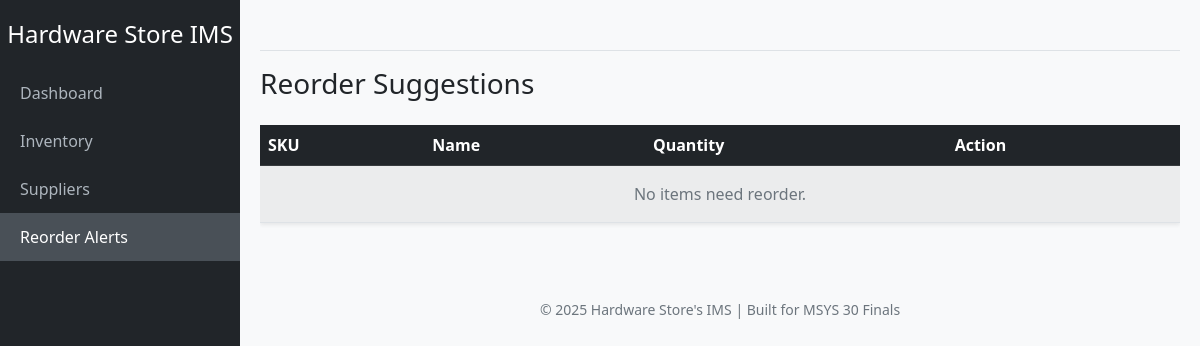
Before: /reorder/ with the older database file.
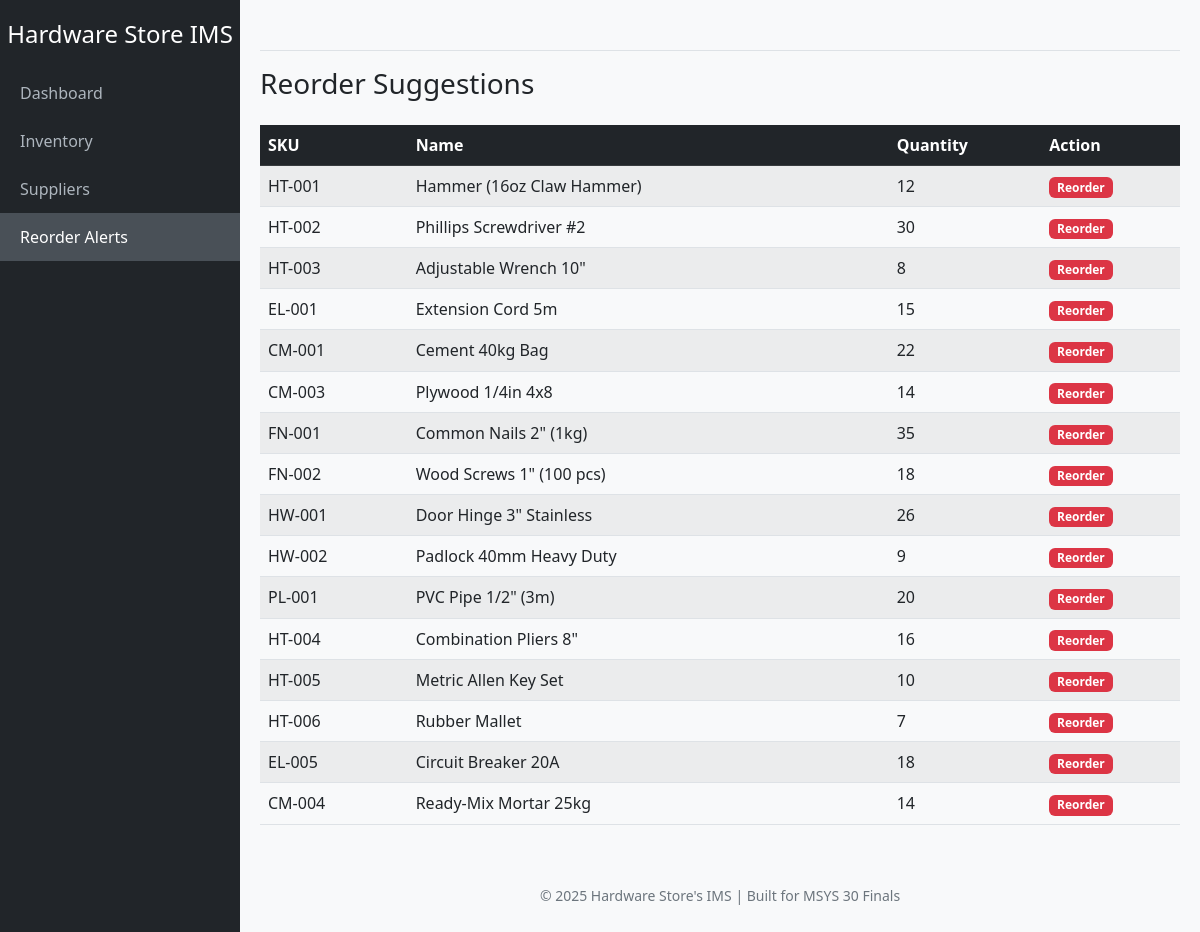
After: the same page with the newer database file.
### application/models.py (models this page shows, shortened)
class Product(models.Model):
    sku = models.CharField(max_length=20, unique=True)
    name = models.CharField(max_length=100)
    category = models.CharField(max_length=50, blank=True)
    supplier = models.ForeignKey(Supplier, on_delete=models.SET_NULL, null=True, blank=True)
    quantity = models.PositiveIntegerField(default=0)
    reorder_level = models.PositiveIntegerField(default=5)
    unit_price = models.DecimalField(max_digits=10, decimal_places=2)
    last_updated = models.DateTimeField(auto_now=True)

### application/views.py (the view)
# urls.py: path('reorder/', views.reorder_suggestions, name='reorder_suggestions'),
def reorder_suggestions(request):
    reorder_items = get_reorder_items()
    return render(request, "myapp/reorder_suggestions.html", {
        "reorder_items": reorder_items
    })

### application/algorithms.py (called while the page is built)
def safety_stock(z: float, sigma_demand: Optional[float], lead_time: Optional[float]) -> float:
    try:
        if sigma_demand is None or lead_time is None:
            return 0.0
        sigma = float(sigma_demand)
        lt = float(lead_time)
        if sigma < 0 or lt <= 0:
            return 0.0
        return float(z) * sigma * math.sqrt(lt)
    except Exception:
        return 0.0

def reorder_point(lead_time: Optional[float],
                  avg_daily_demand: Optional[float],
                  z: float,
                  sigma_demand: Optional[float]) -> float:
    ss = safety_stock(z, sigma_demand, lead_time)
    try:
        if avg_daily_demand is None or lead_time is None:
            return ss
        avg = float(avg_daily_demand)
        lt = float(lead_time)
        return lt * avg + ss
    except Exception:
        return ss

### application/views.py (called while the page is built)
def get_reorder_items():
    products = Product.objects.all()
    reorder_items = []
    z = 1.65
    sigma_demand = 2
    lead_time = 5
    avg_daily = 5
    for p in products:
        ss = safety_stock(z, sigma_demand, lead_time)
        rp = reorder_point(z, sigma_demand, lead_time, avg_daily)
        if p.quantity <= rp:
            reorder_items.append({
                "product": p,
                "quantity": p.quantity,
                "safety_stock": round(ss, 2),
                "reorder_point": round(rp, 2),
            })
    return reorder_items

### application/templates/myapp/reorder_suggestions.html
{% extends 'myapp/base.html' %}
{% block content %}
<h3 class="mb-4">Reorder Suggestions</h3>
<div class="table-responsive" style="max-height: 700px; overflow-y: auto;">
    <table class="table table-striped table-hover shadow-sm">
        <thead class="table-dark">
            <tr>
                <th>SKU</th>
                <th>Name</th>
                <th>Quantity</th>
                <th>Action</th>
            </tr>
        </thead>
        <tbody>
    {% for item in reorder_items %}
    <tr>
        <td>{{ item.product.sku }}</td>
        <td>{{ item.product.name }}</td>
        <td>{{ item.quantity }}</td>
        <td>
            <span class="badge bg-danger">Reorder</span>
        </td>
    </tr>
    {% empty %}
    <tr>
        <td colspan="6" class="text-center text-muted py-3">
            No items need reorder.
        </td>
    </tr>
    {% endfor %}
</tbody>
    </table>
</div>
{% endblock %}

### application/templates/myapp/base.html (shortened to what this page needs)
{% load static %}
<!DOCTYPE html>
<html lang="en">
<head>
  <link href="{% static 'bootstrap/css/bootstrap.min.css' %}" rel="stylesheet">
</head>
<body>
  <div class="sidebar">
    <h4> Hardware Store IMS</h4>
    <a href="{% url 'dashboard' %}" class="{% if request.path == '/' %}active{% endif %}">Dashboard</a>
        <a href="{% url 'inventory_list' %}"
        class="{% if request.path == '/inventory/' %}active{% endif %}">
        Inventory
        </a>
        <a href="{% url 'supplier_list' %}"
        class="{% if request.path == '/suppliers/' %}active{% endif %}">
        Suppliers
        </a>
        <a href="{% url 'reorder_suggestions' %}"
        class="{% if request.path == '/reorder/' %}active{% endif %}">
        Reorder Alerts
        </a>
  </div>
  <div class="content">
    <nav class="navbar navbar-light">
    </nav>
    <main class="mt-3">
      {% block content %}
      {% endblock %}
    </main>
    <footer class="mt-5">
      <small>&copy; 2025 Hardware Store's IMS | Built for MSYS 30 Finals</small>
    </footer>
  </div>
</body>
</html>

### application/templates/myapp/base.html (style rules this page uses)
body { background-color: #f8f9fa; font-family: 'Segoe UI', sans-serif; }
.sidebar { height: 100vh; width: 240px; background-color: #212529; position: fixed; top: 0; left: 0; color: white; display: flex; flex-direction: column; padding-top: 20px; }
.sidebar h4 { text-align: center; color: #fff; margin-bottom: 20px; }
.sidebar a { color: #adb5bd; text-decoration: none; padding: 12px 20px; display: block; transition: background-color 0.2s ease; }
.sidebar a:hover, .sidebar a.active { background-color: #495057; color: white; }
.content { margin-left: 240px; padding: 20px; }
.navbar { background-color: #f8f9fa; padding: 10px 20px; border-bottom: 1px solid #dee2e6; }
footer { text-align: center; padding: 10px; color: #6c757d; margin-top: 40px; }

Changed rows visible on the page:
added Product: product.sku "HT-001", product.name "Hammer (16oz Claw Hammer)", quantity "12"
added Product: product.sku "HT-002", product.name "Phillips Screwdriver #2", quantity "30"
added Product: product.sku "HT-003", product.name "Adjustable Wrench 10\"", quantity "8"
added Product: product.sku "EL-001", product.name "Extension Cord 5m", quantity "15"
added Product: product.sku "CM-001", product.name "Cement 40kg Bag", quantity "22"
added Product: product.sku "CM-003", product.name "Plywood 1/4in 4x8", quantity "14"
added Product: product.sku "FN-001", product.name "Common Nails 2\" (1kg)", quantity "35"
added Product: product.sku "FN-002", product.name "Wood Screws 1\" (100 pcs)", quantity "18"
added Product: product.sku "HW-001", product.name "Door Hinge 3\" Stainless", quantity "26"
added Product: product.sku "HW-002", product.name "Padlock 40mm Heavy Duty", quantity "9"
added Product: product.sku "PL-001", product.name "PVC Pipe 1/2\" (3m)", quantity "20"
added Product: product.sku "HT-004", product.name "Combination Pliers 8\"", quantity "16"
added Product: product.sku "HT-005", product.name "Metric Allen Key Set", quantity "10"
added Product: product.sku "HT-006", product.name "Rubber Mallet", quantity "7"
added Product: product.sku "EL-005", product.name "Circuit Breaker 20A", quantity "18"
added Product: product.sku "CM-004", product.name "Ready-Mix Mortar 25kg", quantity "14"
Other visible differences:
text no longer shown: "No items need reorder."
